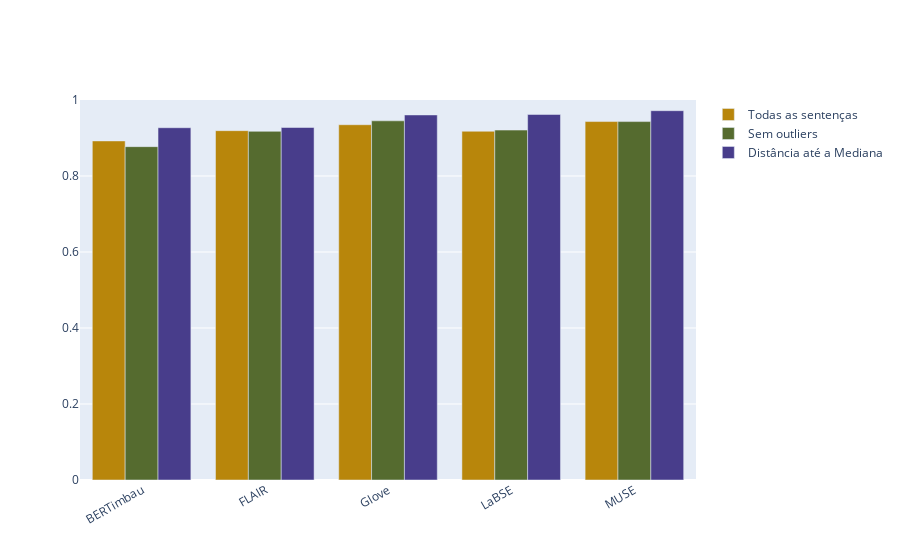

Notebook code for this chart:
### Code cell
run_pipeline(fm.filename_from_data_dir('nlu_models/patient/without_others_intent'))

### Figure 1 — Plotly figure (JSON) as saved in the notebook; plotly's stock layout.template omitted (floating-point values rounded to 4 significant figures)
{"data": [{"marker": {"color": "DarkGoldenRod"}, "name": "Todas as sentenças", "type": "bar", "x": ["BERTimbau", "FLAIR", "Glove", "LaBSE", "MUSE"], "y": [0.8923, 0.9193, 0.9349, 0.9178, 0.9433]}, {"marker": {"color": "DarkOliveGreen"}, "name": "Sem outliers", "type": "bar", "x": ["BERTimbau", "FLAIR", "Glove", "LaBSE", "MUSE"], "y": [0.8772, 0.9176, 0.9452, 0.9208, 0.9432]}, {"marker": {"color": "DarkSlateBlue"}, "name": "Distância até a Mediana", "type": "bar", "x": ["BERTimbau", "FLAIR", "Glove", "LaBSE", "MUSE"], "y": [0.927, 0.9276, 0.9607, 0.9619, 0.9719]}], "layout": {"barmode": "group", "xaxis": {"tickangle": -30}, "yaxis": {"range": [0, 1]}}}
